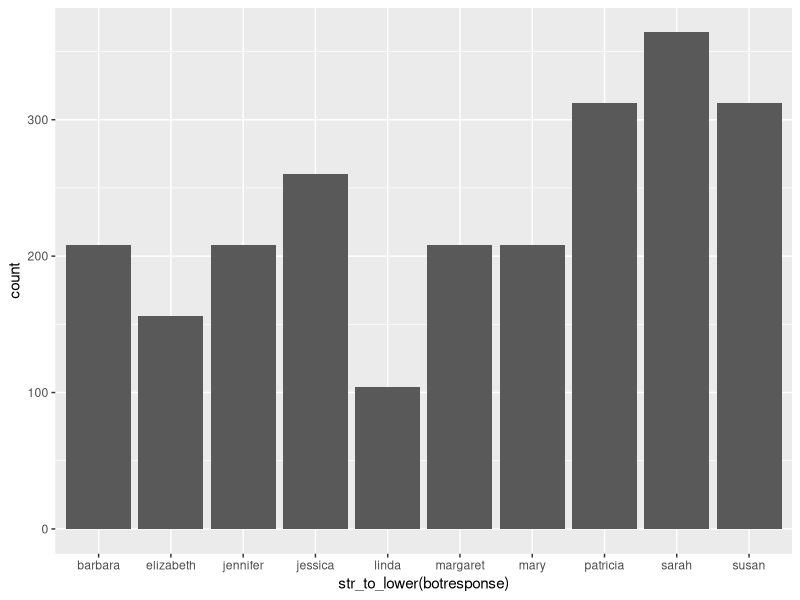
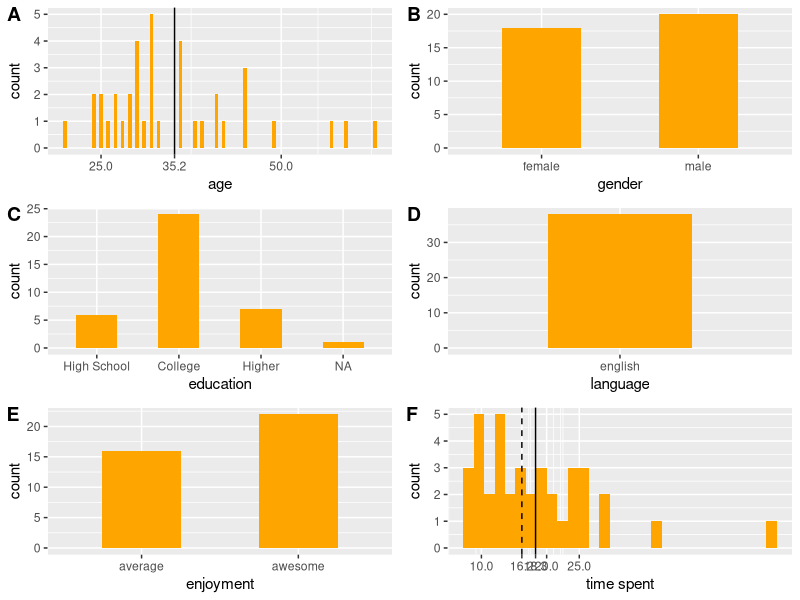
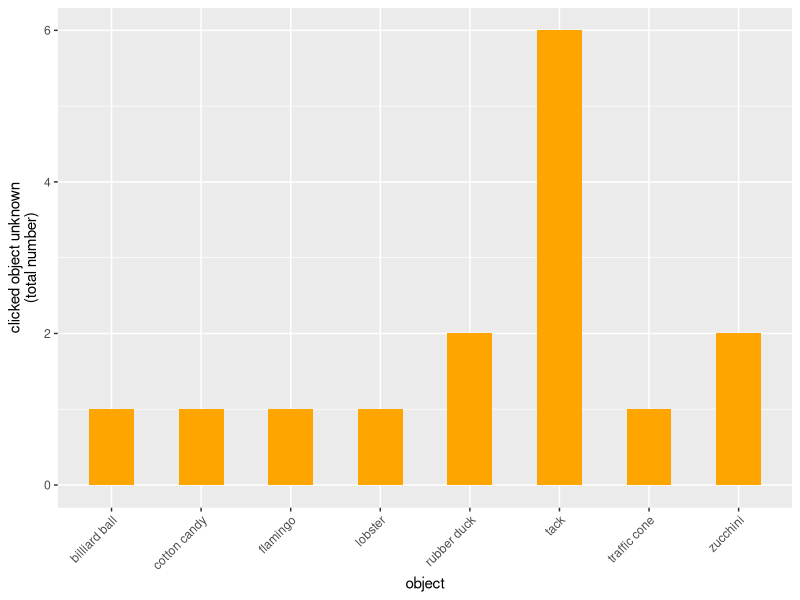
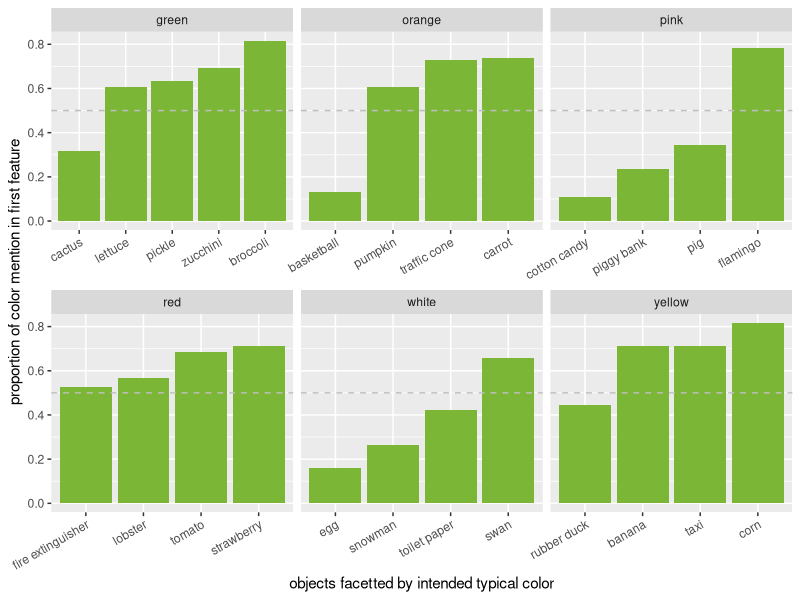
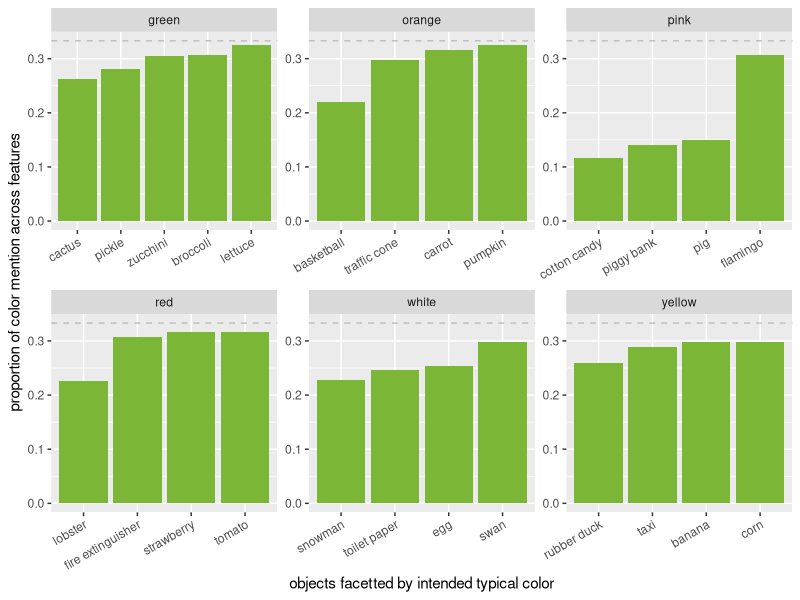
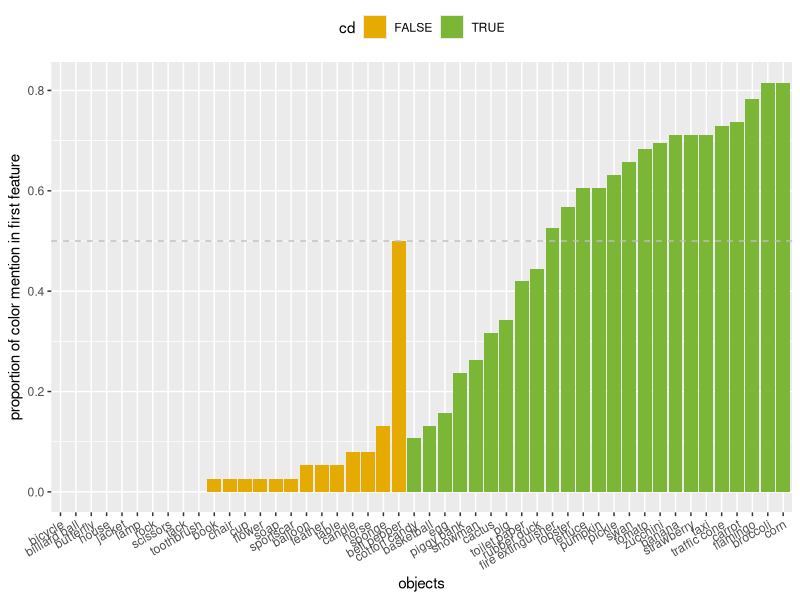
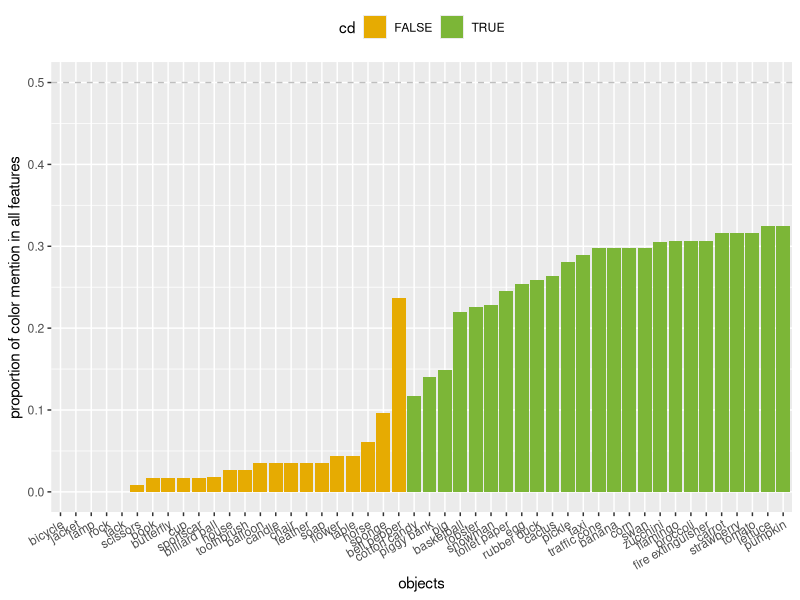
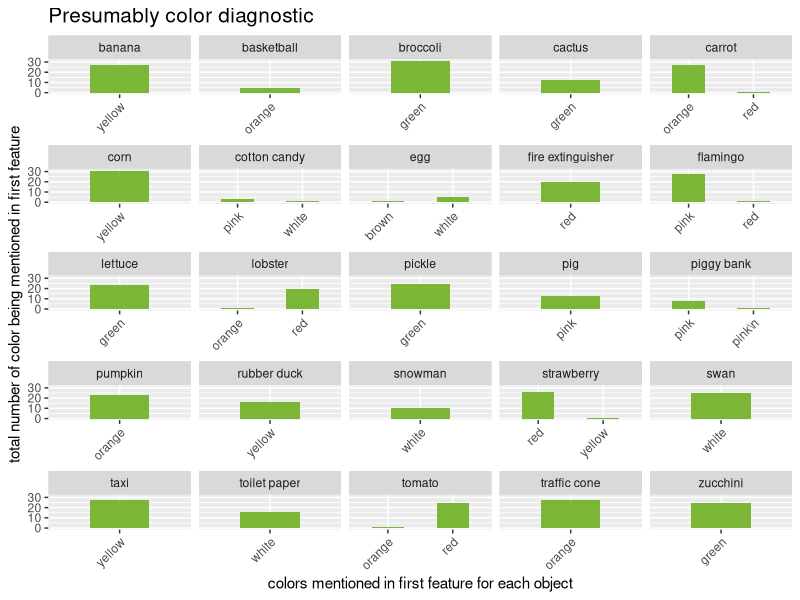

Recreate these plots in R, in order.
## ---- chunk 1
knitr::opts_chunk$set(echo = TRUE)
## ---- chunk 2
library(cowplot)
library(tidyverse)
library(here)

df_import = read_csv(here("data","01_norming","02_main","01_ListFeature-norming","data.csv")) %>% 
  # exclude test
  # weird filter property that it will exclude NAs
  filter(is.na(comments) | comments != "TEST")
## ---- chunk 3
ggplot(df_import,aes(x=str_to_lower(botresponse))) +
  geom_histogram(stat="count")
## ---- chunk 4

df_clean = df_import %>% 
  # exclude multiple submissions
  arrange(startTime) %>% 
  distinct(anon_worker_id,trial_number, .keep_all = TRUE) %>% 
  # exclude participants who didn't answer the bot task (probably bots which hacked javascript code), if necessary
  # filter(botresponse=="") %>% 
  # exclude participants who didn't pass control objects (nonce words)
  mutate(control = ifelse((question == "wobs" | question == "ebbler" | question == "briggle" | question == "florbs"),T,F)) %>%  
  mutate(correct_controls = ifelse(control & obj_unknown,T,F)) %>% 
  group_by(anon_worker_id) %>% 
  mutate(pass_controls = ifelse(sum(correct_controls)<2,F,T)) %>% 
  filter(pass_controls) %>% 
  # exclude participants who rated more than 8 as "object unknown"
  # excludes 2 workers
  filter(!sum(obj_unknown)>8) %>% 
  ungroup()

# number of participants before exclusion (40)
length(unique(df_import$anon_worker_id))
# number of participants after exclusion (38)
length(unique(df_clean$anon_worker_id))


df = df_clean %>%
  filter(!control) %>% 
  select(feature1,feature2,feature3,obj_unknown,question,anon_worker_id) %>% 
  mutate_at(vars(feature1,feature2,feature3),funs(str_to_lower(.)))
## ---- chunk 5
# other info
engl_spellings = c("english", "englis", "eng", "engilsh")

df_subj = df_clean %>% 
  select(age,gender,education,languages,enjoyment,timeSpent,HitCorrect,comments,anon_worker_id) %>% 
  distinct() %>% 
  mutate_at(vars(languages), funs(str_to_lower(.))) %>% 
  mutate_at(vars(languages), funs(ifelse(. %in% engl_spellings, "english", .))) %>% 
  mutate(lang=ifelse(languages == "english","english","other")) %>% 
  mutate_at(vars(age), funs(as.integer(.))) %>% 
  mutate_at(vars(enjoyment), 
            funs(ifelse(.==1,"average",
                        ifelse(.==2,"awesome","other")))) %>% 
  mutate(edu = ifelse(str_detect(education,"high_school"),"High School",
                      ifelse(str_detect(education,"college"),"College","Higher"))) %>% 
  mutate_at(vars(edu), funs(fct_relevel(.,"High School", "College", "Higher")))


mean_age = round(mean(df_subj$age),digits = 1)
p_age = ggplot(df_subj,aes(x=age)) +
  geom_bar(width = .5,
           fill = "orange") +
  geom_vline(xintercept= mean_age) +
  scale_x_continuous(breaks=c(25,50,75,mean_age))

p_gen = ggplot(df_subj,aes(x=gender)) +
  geom_bar(width = .5,
           fill = "orange")

p_edu = ggplot(df_subj,aes(x=edu)) +
  geom_bar(width = .5,
           fill = "orange") +
  xlab("education")
  # theme(axis.text.x = element_text(angle = 25, hjust = 1))

p_lang = ggplot(df_subj,aes(x=lang)) +
  geom_bar(width = .5,
           fill = "orange") +
  xlab("language")
  # theme(axis.text.x = element_text(angle=45,hjust=1))

p_enj = ggplot(df_subj,aes(x=enjoyment)) +
  geom_bar(width = .5,
           fill = "orange")

mean_time = round(mean(df_subj$timeSpent), digits = 1)
median_time = round(median(df_subj$timeSpent), digits = 1)
p_time = ggplot(df_subj,aes(x=timeSpent)) +
  geom_histogram(fill = "orange") +
  geom_vline(xintercept=mean_time) +
  geom_vline(xintercept=median_time,linetype="dashed") +
  scale_x_continuous(breaks=c(median_time,mean_time,floor(0),floor(10),floor(25),floor(20))) +
  xlab("time spent")

plot_grid(p_age,p_gen,p_edu,p_lang,p_enj,p_time, labels = "AUTO", ncol = 2, align = 'v')

## ---- chunk 6
ggplot(df[df$obj_unknown==TRUE,],aes(x=question)) +
  geom_bar(width = 0.5,
           fill = "orange") +
  theme(axis.text.x = element_text(angle=45,hjust=1)) +
  xlab("object") +
  ylab("clicked object unknown\n(total number)")
## ---- chunk 7

# color_list = c("bright", "brightly", "clear", "color", "colored", "colorful", "colour", "multicolored", "black", "blue", "brown", "green", "orange", "pink", "red", "white", "yellow")

color_list = c("black", "blackish", "blue", "brown", "green", "orange", "pink", "pink\\n", "red", "white", "yellow")

white = c("snowman", "swan", "toilet paper", "egg")
orange = c("basketball", "pumpkin", "carrot", "traffic cone")
pink = c("flamingo", "piggy bank", "cotton candy", "pig")
yellow = c("banana", "taxi", "corn", "rubber duck")
red = c("tomato", "lobster", "strawberry", "fire extinguisher")
green = c("broccoli", "lettuce", "zucchini", "cactus", "pickle")

cd_list = c("snowman",
	"swan",
	"toilet paper",
	"egg",
	"basketball",
	"pumpkin",
	"carrot",
	"traffic cone",
	"flamingo",
	"piggy bank",
	"cotton candy",
	"pig",
	"banana",
	"taxi",
	"corn",
	"rubber duck",
	"tomato",
	"lobster",
	"strawberry",
	"fire extinguisher",
	"broccoli",
	"lettuce",
	"zucchini",
	"cactus",
	"pickle")

df_cat = df %>%
  filter(obj_unknown==FALSE) %>% 
  # mutate(f1_cat = ifelse(sum(str_detect(feature1,color_list)) >= 1, T, F)) %>% 
  mutate(color = case_when(question %in% white ~ "white",
                           question %in% orange ~ "orange",
                           question %in% pink ~ "pink",
                           question %in% yellow ~ "yellow",
                           question %in% red ~ "red",
                           question %in% green ~ "green", 
                           TRUE ~ "no-cd")) %>% 
  gather(feature_pos,feature_utt,feature1,feature2,feature3) %>% 
  mutate(color_mention = ifelse(feature_utt %in% color_list, T, F)) %>% 
  mutate(cd = ifelse(question %in% cd_list, T, F))

df_plot = df_cat %>% 
  select(-obj_unknown)

## ---- chunk 8
df_plot_f1 = df_plot %>% 
  # gather(feature_pos,color_mention,f1_cat,f2_cat,f3_cat) %>% 
  mutate_at(vars(color_mention),funs(as.integer(.))) %>% 
  filter(feature_pos=="feature1")

ggplot(df_plot_f1[df_plot_f1$cd==T,],aes(x=reorder(reorder(question,color_mention),cd), y=color_mention, fill=cd)) +
  facet_wrap(vars(color), scale="free_x") +
  stat_summary(fun.y = "mean",
               geom = "bar") +
  stat_summary(fun.data = "mean_cl_boot",
               geom = "linerange",
               color = "darkgrey") +
  geom_hline(yintercept = 0.5,
             linetype = "dashed",
             color = "grey") +
  theme(legend.position="none") +
  theme(axis.text.x = element_text(angle = 30, hjust=1)) +
  scale_fill_manual(values=c("#7CB637")) +
  xlab("objects facetted by intended typical color") +
  ylab("proportion of color mention in first feature")
## ---- chunk 9
# df_plot_allf = df_plot %>% 
#   mutate_at(vars(color_mention),funs(as.integer(.))) %>% 
#   filter(cd==T)
# 
# get_mean_score = function(data, indices) {
#   return(mean(data[indices,]$color_mention))
# }
# 
# bootstrap_results = boot(df_plot_allf, get_mean_score, R=5000)
# bootstrap_CIs = boot.ci(bootstrap_results)
# bootstrap_CIs
# 
# ggplot(df_plot_allf,aes(x=reorder(reorder(question,color_mention),cd), y=color_mention, fill=cd)) +
#   facet_wrap(vars(color), scale="free") +
#   stat_summary(fun.y = "mean",
#                geom = "bar") +
#   stat_summary(fun.data = "mean_cl_boot",
#                geom = "linerange",
#                color = "darkgrey") +
#   geom_hline(yintercept = 0.333,
#              linetype = "dashed",
#              color = "grey") +
#   theme(legend.position="none") +
#   theme(axis.text.x = element_text(angle = 30, hjust=1)) +
#   scale_fill_manual(values=c("#7CB637")) +
#   xlab("objects facetted by intended typical color") +
#   ylab("proportion of color mention across features")
## ---- chunk 10
df_plot_allf = df_plot %>% 
  mutate_at(vars(color_mention),funs(as.integer(.)))
  # filter(feature_pos=="feature1")

ggplot(df_plot_allf[df_plot_allf$cd==T,],aes(x=reorder(reorder(question,color_mention),cd), y=color_mention, fill=cd)) +
  facet_wrap(vars(color), scale="free") +
  stat_summary(fun.y = "mean",
               geom = "bar") +
  stat_summary(fun.data = "mean_cl_boot",
               geom = "linerange",
               color = "darkgrey") +
  geom_hline(yintercept = 0.333,
             linetype = "dashed",
             color = "grey") +
  theme(legend.position="none") +
  theme(axis.text.x = element_text(angle = 30, hjust=1)) +
  scale_fill_manual(values=c("#7CB637")) +
  xlab("objects facetted by intended typical color") +
  ylab("proportion of color mention across features")
## ---- chunk 11

ggplot(df_plot_f1,aes(x=reorder(reorder(question,color_mention),cd), y=color_mention, fill=cd)) +
  stat_summary(fun.y = "mean",
               geom = "bar") +
  stat_summary(fun.data = "mean_cl_boot",
               geom = "linerange",
               color = "darkgrey") +
  geom_hline(yintercept = 0.5,
             linetype = "dashed",
             color = "grey") +
  theme(axis.text.x = element_text(angle = 30, hjust=1)) +
  theme(legend.position="top") +
  scale_fill_manual(values=c("#E6AB02", "#7CB637")) +
  xlab("objects") +
  ylab("proportion of color mention in first feature")
## ---- chunk 12

ggplot(df_plot_allf,aes(x=reorder(reorder(question,color_mention),cd), y=color_mention, fill=cd)) +
  stat_summary(fun.y = "mean",
               geom = "bar") +
  stat_summary(fun.data = "mean_cl_boot",
               geom = "linerange",
               color = "darkgrey") +
  geom_hline(yintercept = 0.5,
             linetype = "dashed",
             color = "grey") +
  theme(axis.text.x = element_text(angle = 30, hjust=1)) +
  theme(legend.position="top") +
  scale_fill_manual(values=c("#E6AB02", "#7CB637")) +
  xlab("objects") +
  ylab("proportion of color mention in all features")
## ---- chunk 13
# CD, color
df_cd_coloronly = df_plot_f1 %>% 
  filter(cd) %>% 
  filter(as.logical(color_mention))

ggplot(df_cd_coloronly, aes(x=feature_utt)) +
  geom_bar(stat = "count",
           fill = "#7CB637",
           width = 0.5) +
  ggtitle("Presumably color diagnostic") +
  facet_wrap(vars(question), scale="free_x") +
  theme(plot.title = element_text(size=15)) +
  theme(axis.text.x = element_text(angle = 45, hjust = 1)) +
  xlab("colors mentioned in first feature for each object") +
  ylab("total number of color being mentioned in first feature")

# no CD, color
df_nocd_coloronly = df_plot_f1 %>% 
  filter(!cd) %>% 
  filter(as.logical(color_mention))

ggplot(df_nocd_coloronly, aes(x=feature_utt)) +
  geom_bar(stat="count",
           fill = "#E6AB02",
           width = 0.5) +
  ggtitle("Presumably non color diagnostic") +
  facet_wrap(vars(question), scale="free_x") +
  theme(plot.title = element_text(size=15)) +
  theme(axis.text.x = element_text(angle = 45, hjust = 1)) +
  xlab("colors mentioned in first feature for each object") +
  ylab("total number of color being mentioned in first feature")
## ---- chunk 14
# CD, color
df_cd_coloronly = df_plot %>% 
  filter(cd) %>% 
  filter(color_mention)

ggplot(df_cd_coloronly, aes(x=feature_utt)) +
  geom_bar(stat = "count",
           fill = "#7CB637",
           width = 0.5) +
  ggtitle("Presumably color diagnostic") +
  facet_wrap(vars(question), scale="free_x") +
  theme(plot.title = element_text(size=15)) +
  theme(axis.text.x = element_text(angle = 45, hjust = 1)) +
  xlab("colors mentioned in all features for each object") +
  ylab("total number of color being mentioned in all features")

# no CD, color
df_nocd_coloronly = df_plot %>% 
  filter(!cd) %>% 
  filter(color_mention)

ggplot(df_nocd_coloronly, aes(x=feature_utt)) +
  geom_bar(stat="count",
           fill = "#E6AB02",
           width = 0.5) +
  ggtitle("Presumably non color diagnostic") +
  facet_wrap(vars(question), scale="free_x") +
  theme(plot.title = element_text(size=15)) +
  theme(axis.text.x = element_text(angle = 45, hjust = 1)) +
  xlab("colors mentioned in first feature for each object") +
  ylab("total number of color being mentioned in first feature")
## ---- chunk 15

freq_feature_list = df_plot %>% 
  filter(!color_mention) %>% 
  arrange(feature_utt) %>% 
  group_by(feature_utt) %>% 
  summarize(n=n()) %>% 
  filter(n>=2) 

# did I miss any color utterances?
freq_feature_list$feature_utt

# CD, no color
df_cd_nocol_infreq = df_plot %>% 
  filter(cd) %>% 
  filter(!color_mention & !(feature_utt %in% freq_feature_list$feature_utt))

table(arrange(df_cd_nocol_infreq,feature_utt)$feature_utt)

# ggplot(df_cd_nocol_infreq, aes(x=feature_utt)) +
#   geom_bar(stat="count") +
#   facet_wrap(vars(question), scale="free") +
#   theme(axis.text.x = element_text(angle = 45, hjust = 1))

# no CD, no color
df_nocd_nocol_infreq = df_plot %>% 
  filter(!cd) %>% 
  filter(!color_mention & !(feature_utt %in% freq_feature_list$feature_utt))

table(arrange(df_nocd_nocol_infreq,feature_utt)$feature_utt)

# ggplot(df_nocd_nocol_infreq, aes(x=feature_utt)) +
#   geom_bar(stat="count") +
#   facet_wrap(vars(question), scale="free") +
#   theme(axis.text.x = element_text(angle = 45, hjust = 1))
